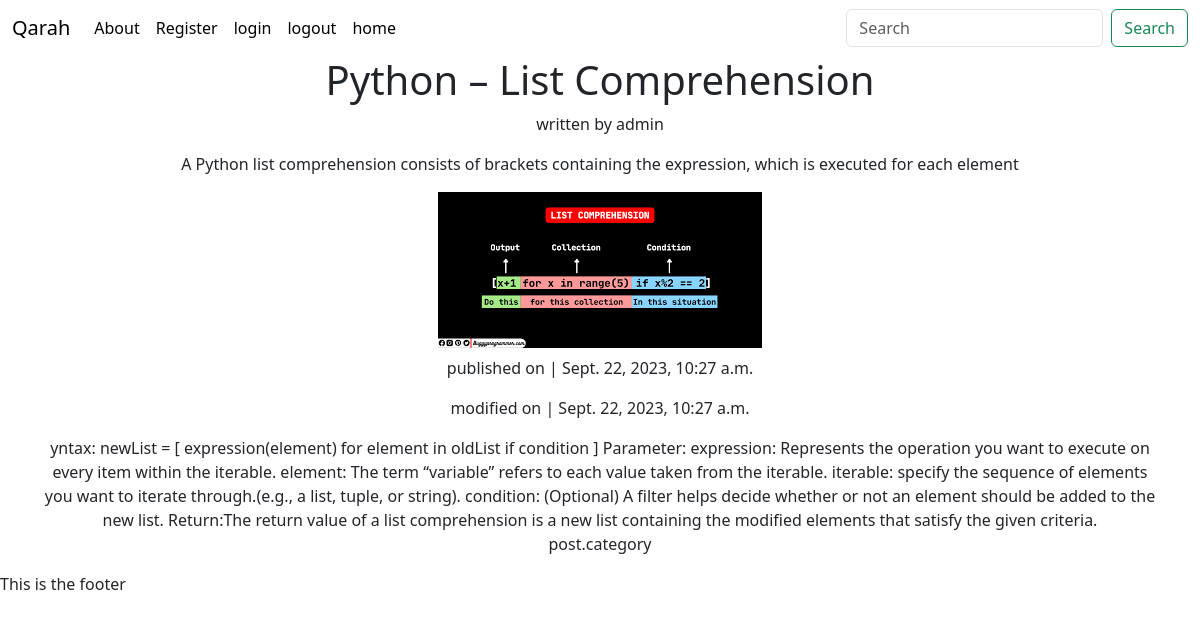
The app's page /dashboard/python-list-comprehension/ with its own data.
### dashboard/models.py (models this page shows, shortened)
class Post(models.Model):
    title = models.CharField(max_length=255,unique=True)
    excerpt = models.CharField(max_length=160, blank=True)
    slug = models.SlugField(max_length=255, unique=True)
    image = models.ImageField(upload_to='images/')
    body = models.TextField()
    publish_date = models.DateTimeField(auto_now_add=True,null=True, blank=True)
    date_modified = models.DateTimeField(auto_now=True)
    author = models.ForeignKey(User, on_delete=models.CASCADE)
    tag = models.ManyToManyField(Tag, blank=True)
    category = models.ManyToManyField(Category, blank=True)
    class Meta:
        ordering = ['-publish_date']

### dashboard/views.py (the view)
# urls.py: path('<slug:slug>/', views.detail_post, name='detail'),
def detail_post(request, slug):
    post = get_object_or_404(Post, slug=slug)
    tag = Post.objects.filter(tag=True)
    context = {
        'post':post,
        'tag':tag
    }
    return render(request, 'dashboard/detail.html', context)

### dashboard/templates/dashboard/detail.html (shortened to what this page needs)
{% extends 'home/base.html' %}
{% block content %}
<div class="container text-center" >
    <h1>{{post.title}}  </h1>
    <p>written by {{post.author}}</p>
    <p> {{post.excerpt}} </p>
    <img  src="{{post.image.url}}"  >
    <p class="pt-2"> published on | {{post.publish_date}} </p>
    <p> modified on | {{post.date_modified}} </p>
    <div> {{post.body}} </div>
     <p> post.category </p>
</div>
{% endblock %}

### records on screen
Post: title "Python – List Comprehension", author "admin", excerpt "A Python list comprehension consists of brackets containing the expression, which is executed for each element", image (picture), publish_date "Sept. 22, 2023, 10:27 a.m.", date_modified "Sept. 22, 2023, 10:27 a.m.", body "yntax: newList = [ expression(element) for element in oldList if condition ] Parameter: expression: Represents the operation you want to execute on every item within the iterable. element: The term “variable” refers to each value taken from the iterable. iterable: specify the sequence of elements you want to iterate through.(e.g., a list, tuple, or string). condition: (Optional) A filter helps decide whether or not an element should be added to the new list. Return:The return value of a list comprehension is a new list containing the modified elements that satisfy the given criteria."
